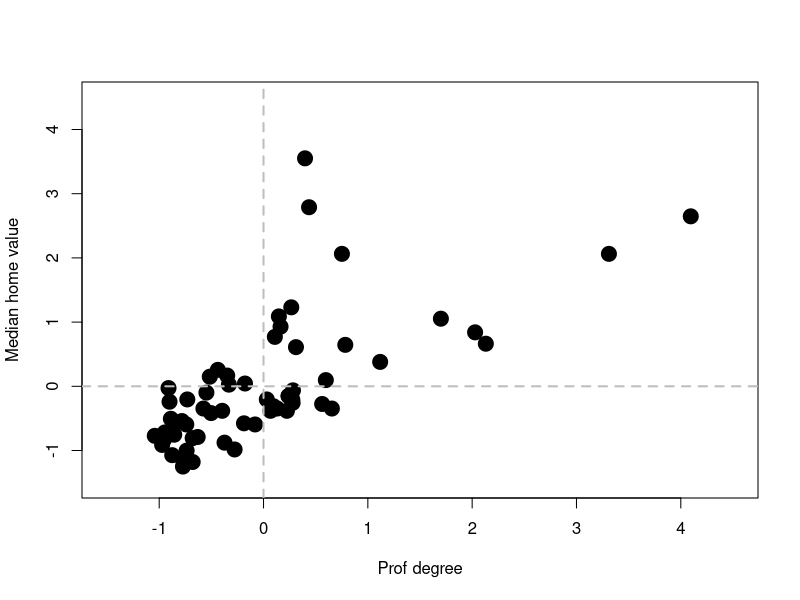
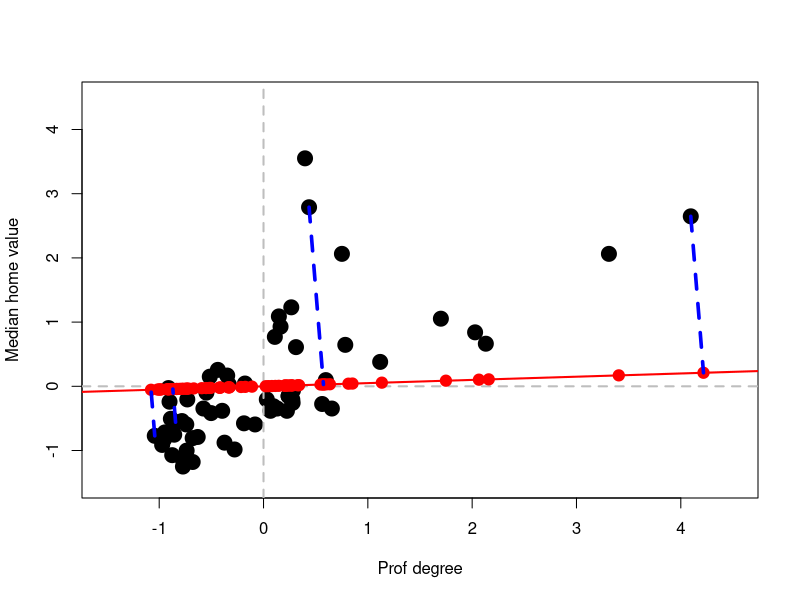
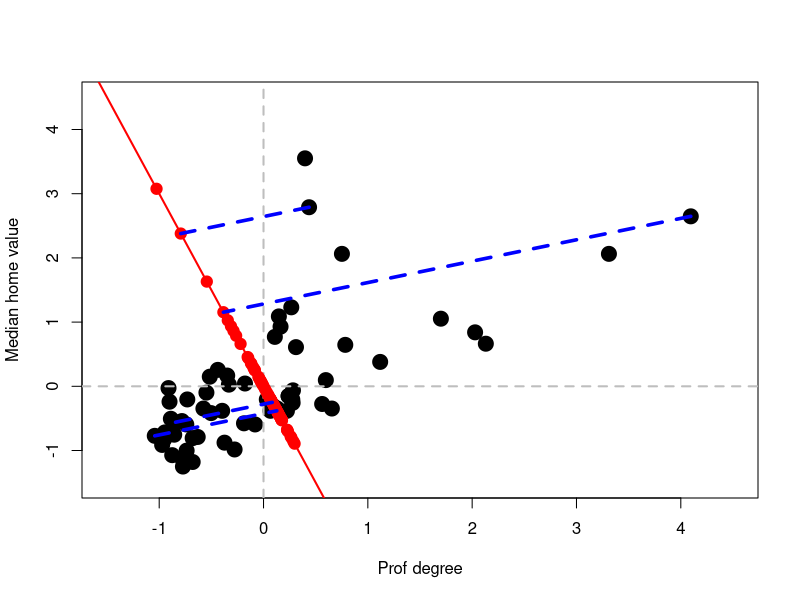

Write the R code that produced these figures, in order. (Note: this script raises an error after producing the figures.)
## ---- chunk 1
x <- read.table("data/t8-5.dat", header = FALSE)
## ---- chunk 2
xx <- x[, c(2, 5)]
colnames(xx) <- c("Prof degree", "Median home value")
## ---- chunk 3
xx <- scale(xx, center = colMeans(xx), scale = TRUE)
## ---- chunk 4
norm2 <- function(a) sum(a^2)
norm <- function(a) sqrt(norm2(a))
## ---- chunk 5
plot(xx, pch = 19, col = "black", cex = 2, xlim = c(-1.5, 4.5), ylim = c(-1.5, 4.5))
abline(h = 0, lwd = 2, col = "grey", lty = 2)
abline(v = 0, lwd = 2, col = "grey", lty = 2)
## ---- chunk 6
a <- c(1, 0.05)
a <- a / norm(a)
# Find the projections (coordinates of the
# observations on this basis of size 1)
prs <- (xx %*% a)
## ---- chunk 7
pr <- prs %*% a
## ---- chunk 8
# Plot the data
plot(xx, pch = 19, col = "black", cex = 2, xlim = c(-1.5, 4.5), ylim = c(-1.5, 4.5))
abline(h = 0, lwd = 2, col = "grey", lty = 2)
abline(v = 0, lwd = 2, col = "grey", lty = 2)
# Show the subspace on which we are projecting
abline(0, a[2] / a[1], lwd = 2, col = "red")
# Add the projections of the data on this subspace
points(pr[, 1], pr[, 2], pch = 19, cex = 1.5, col = "red")
# Highlight a few of them
ind <- c(26, 25, 48, 36)
pr2 <- pr[ind, ]
for (j in 1:length(ind)) {
  lines(c(xx[ind[j], 1], pr2[j, 1]), c(xx[ind[j], 2], pr2[j, 2]),
    col = "blue", lwd = 3.5, lty = 2
  )
}
## ---- chunk 9
a <- c(-1, 3)
a <- a / norm(a)
# Find the projections (coordinates of the
# observations on this basis of size 1)
prs <- (xx %*% a)
# Find the orthogonal projections of each
# observation on this subspace of dimension 1
pr <- prs %*% a
# Plot the data
plot(xx, pch = 19, col = "black", cex = 2, xlim = c(-1.5, 4.5), ylim = c(-1.5, 4.5))
abline(h = 0, lwd = 2, col = "grey", lty = 2)
abline(v = 0, lwd = 2, col = "grey", lty = 2)

# Show the subspace on which we are projecting
abline(0, a[2] / a[1], lwd = 2, col = "red")

# Add the projections of the data on this subspace
points(pr[, 1], pr[, 2], pch = 19, cex = 1.5, col = "red")

# Highlight a few of them
ind <- c(26, 25, 48, 36)
pr2 <- pr[ind, ]
for (j in 1:length(ind)) {
  lines(c(xx[ind[j], 1], pr2[j, 1]), c(xx[ind[j], 2], pr2[j, 2]),
    col = "blue", lwd = 3.5, lty = 2
  )
}
## ---- chunk 10
data(zip.train, package = "ElemStatLearn")
a <- zip.train[zip.train[, 1] == 3, -1]
## ---- chunk 11
dist <- function(a, b) norm2(a - b)
## ---- chunk 12
myImagePlot <- function(x) {
  min <- min(x)
  max <- max(x)
  ColorRamp <- grey(seq(1, 0, length = 256))
  ColorLevels <- seq(min, max, length = length(ColorRamp))
  # Reverse Y axis
  reverse <- nrow(x):1
  x <- x[reverse, ]
  image(1:ncol(x), 1:nrow(x), t(x),
    col = ColorRamp, xlab = "",
    ylab = "", axes = FALSE, zlim = c(min, max)
  )
}
## ---- chunk 13
set.seed(31)
sa <- sample(nrow(a), 9)
par(mai = c(1, 1, 1, 1) / 5, xaxs = "i", yaxs = "i")
par(mfrow = c(3, 3))
for (j in 1:9) myImagePlot(t(matrix(unlist(a[sa[j], ]), 16, 16)))
## ---- chunk 14
ac <- scale(a, center = TRUE, scale = FALSE)
si.svd <- svd(ac)
## ---- chunk 15
v1 <- as.vector(ac %*% si.svd$v[, 1])
v2 <- as.vector(ac %*% si.svd$v[, 2])
## ---- chunk 16
qv1 <- quantile(v1, c(.05, .25, .5, .75, .95))
qv2 <- quantile(v2, c(.05, .25, .5, .75, .95))
## ---- chunk 17
qv <- expand.grid(qv1, qv2)
plot(v1, v2, pch = 19, cex = 1, col = "grey")
points(qv[, 1], qv[, 2], pch = 19, cex = 1.5, col = "red")
## ---- chunk 18
vs <- cbind(v1, v2)
cvs <- array(0, dim = dim(qv))
for (j in 1:dim(qv)[1]) cvs[j, ] <- vs[which.min(apply(vs, 1, dist, b = qv[j, ])), ]
## ---- chunk 19
plot(v1, v2, pch = 19, cex = 1, col = "grey")
points(qv[, 1], qv[, 2], pch = 19, cex = 1.5, col = "red")
for (j in 1:dim(qv)[1]) points(cvs[j, 1], cvs[j, 2], pch = 19, col = "blue")
## ---- chunk 20
app <- t(si.svd$v[, 1:2] %*% t(cvs))
## ---- chunk 21
repre <- matrix(0, dim(qv)[1], dim(app)[2])
for (j in 1:dim(qv)[1]) repre[j, ] <- ac[which.min(apply(ac, 1, dist, b = app[j, ])), ]
## ---- chunk 22
repre <- scale(repre, center = -colMeans(a), scale = FALSE)
par(mai = c(1, 1, 1, 1) / 5, xaxs = "i", yaxs = "i")
par(mfrow = c(5, 5))
for (j in 1:dim(repre)[1]) {
  myImagePlot(t(matrix(unlist(repre[j, ]), 16, 16)))
}
## ---- chunk 23
alter.pca.k1 <- function(x, max.it = 500, eps = 1e-10) {
  n2 <- function(a) sum(a^2)
  p <- dim(x)[2]
  x <- scale(x, scale = FALSE)
  it <- 0
  old.a <- c(1, rep(0, p - 1))
  err <- 10 * eps
  while (((it <- it + 1) < max.it) & (abs(err) > eps)) {
    b <- as.vector(x %*% old.a) / n2(old.a)
    a <- as.vector(t(x) %*% b) / n2(b)
    a <- a / sqrt(n2(a))
    err <- sqrt(n2(a - old.a))
    old.a <- a
  }
  conv <- (it < max.it)
  return(list(a = a, b = b, conv = conv))
}
## ---- chunk 24
system.time(tmp <- alter.pca.k1(ac)$a)
## ---- chunk 25
system.time(tmp2 <- svd(ac)$v[, 1])
tmp <- tmp * sign(tmp2[1] * tmp[1])
summary(abs(tmp - tmp2))
## ---- chunk 26
n <- 2000
p <- 1000
x <- matrix(rt(n * p, df = 2), n, p)
## ---- chunk 27
system.time(tmp <- alter.pca.k1(x))
a1 <- tmp$a
## ---- chunk 28
system.time(e1 <- svd(cov(x))$u[, 1])
## ---- chunk 29
system.time(e1.1 <- svd(cov(x), nu = 1, nv = 1)$u[, 1])
summary(abs(e1 - e1.1))
## ---- chunk 30
a1 <- a1 * sign(e1[1] * a1[1])
summary(abs(e1 - a1))
